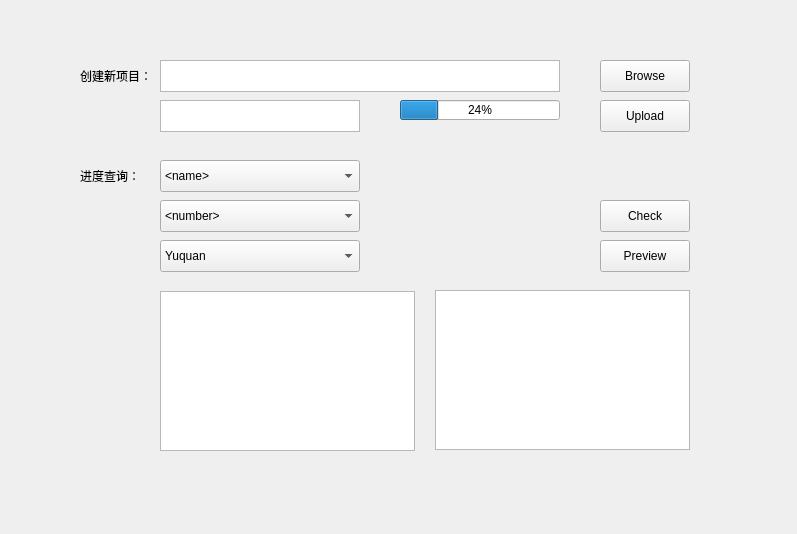
<?xml version="1.0" encoding="UTF-8"?>
<ui version="4.0">
 <class>BrainQuake_v3</class>
 <widget class="QWidget" name="BrainQuake_v3">
  <property name="geometry">
   <rect>
    <x>0</x>
    <y>0</y>
    <width>797</width>
    <height>534</height>
   </rect>
  </property>
  <property name="windowTitle">
   <string>GUIfortest</string>
  </property>
  <widget class="QPushButton" name="pushButton">
   <property name="geometry">
    <rect>
     <x>600</x>
     <y>100</y>
     <width>90</width>
     <height>32</height>
    </rect>
   </property>
   <property name="text">
    <string>Upload</string>
   </property>
  </widget>
  <widget class="QLabel" name="label">
   <property name="geometry">
    <rect>
     <x>80</x>
     <y>60</y>
     <width>80</width>
     <height>32</height>
    </rect>
   </property>
   <property name="text">
    <string>创建新项目：</string>
   </property>
  </widget>
  <widget class="QLabel" name="label_2">
   <property name="geometry">
    <rect>
     <x>80</x>
     <y>160</y>
     <width>80</width>
     <height>32</height>
    </rect>
   </property>
   <property name="text">
    <string>进度查询：</string>
   </property>
  </widget>
  <widget class="QPushButton" name="pushButton_2">
   <property name="geometry">
    <rect>
     <x>600</x>
     <y>200</y>
     <width>90</width>
     <height>32</height>
    </rect>
   </property>
   <property name="text">
    <string>Check</string>
   </property>
  </widget>
  <widget class="QComboBox" name="comboBox_2">
   <property name="geometry">
    <rect>
     <x>160</x>
     <y>160</y>
     <width>200</width>
     <height>32</height>
    </rect>
   </property>
   <item>
    <property name="text">
     <string>&lt;name&gt;</string>
    </property>
   </item>
  </widget>
  <widget class="QComboBox" name="comboBox_3">
   <property name="geometry">
    <rect>
     <x>160</x>
     <y>200</y>
     <width>200</width>
     <height>32</height>
    </rect>
   </property>
   <item>
    <property name="text">
     <string>&lt;number&gt;</string>
    </property>
   </item>
  </widget>
  <widget class="QComboBox" name="comboBox_4">
   <property name="geometry">
    <rect>
     <x>160</x>
     <y>240</y>
     <width>200</width>
     <height>32</height>
    </rect>
   </property>
   <item>
    <property name="text">
     <string>Yuquan</string>
    </property>
   </item>
  </widget>
  <widget class="QProgressBar" name="progressBar">
   <property name="geometry">
    <rect>
     <x>400</x>
     <y>100</y>
     <width>160</width>
     <height>20</height>
    </rect>
   </property>
   <property name="value">
    <number>24</number>
   </property>
  </widget>
  <widget class="QTextBrowser" name="textBrowser">
   <property name="geometry">
    <rect>
     <x>160</x>
     <y>60</y>
     <width>400</width>
     <height>32</height>
    </rect>
   </property>
  </widget>
  <widget class="QTextBrowser" name="textBrowser_2">
   <property name="geometry">
    <rect>
     <x>160</x>
     <y>291</y>
     <width>255</width>
     <height>160</height>
    </rect>
   </property>
  </widget>
  <widget class="QPushButton" name="pushButton_3">
   <property name="geometry">
    <rect>
     <x>600</x>
     <y>60</y>
     <width>90</width>
     <height>32</height>
    </rect>
   </property>
   <property name="text">
    <string>Browse</string>
   </property>
  </widget>
  <widget class="QGraphicsView" name="graphicsView">
   <property name="geometry">
    <rect>
     <x>435</x>
     <y>290</y>
     <width>255</width>
     <height>160</height>
    </rect>
   </property>
  </widget>
  <widget class="QPushButton" name="pushButton_4">
   <property name="geometry">
    <rect>
     <x>600</x>
     <y>240</y>
     <width>90</width>
     <height>32</height>
    </rect>
   </property>
   <property name="text">
    <string>Preview</string>
   </property>
  </widget>
  <widget class="QTextBrowser" name="textBrowser_2">
   <property name="geometry">
    <rect>
     <x>160</x>
     <y>100</y>
     <width>200</width>
     <height>32</height>
    </rect>
   </property>
  </widget>
 </widget>
 <resources/>
 <connections>
  <connection>
   <sender>pushButton_3</sender>
   <signal>clicked()</signal>
   <receiver>BrainQuake_v3</receiver>
   <slot>Browse()</slot>
   <hints>
    <hint type="sourcelabel">
     <x>495</x>
     <y>71</y>
    </hint>
    <hint type="destinationlabel">
     <x>330</x>
     <y>65</y>
    </hint>
   </hints>
  </connection>
  <connection>
   <sender>pushButton</sender>
   <signal>clicked()</signal>
   <receiver>BrainQuake_v3</receiver>
   <slot>Upload()</slot>
   <hints>
    <hint type="sourcelabel">
     <x>585</x>
     <y>73</y>
    </hint>
    <hint type="destinationlabel">
     <x>570</x>
     <y>69</y>
    </hint>
   </hints>
  </connection>
  <connection>
   <sender>progressBar</sender>
   <signal>valueChanged(int)</signal>
   <receiver>BrainQuake_v3</receiver>
   <slot>Progress()</slot>
   <hints>
    <hint type="sourcelabel">
     <x>351</x>
     <y>111</y>
    </hint>
    <hint type="destinationlabel">
     <x>354</x>
     <y>120</y>
    </hint>
   </hints>
  </connection>
  <connection>
   <sender>comboBox_2</sender>
   <signal>editTextChanged(QString)</signal>
   <receiver>BrainQuake_v3</receiver>
   <slot>Name()</slot>
   <hints>
    <hint type="sourcelabel">
     <x>399</x>
     <y>175</y>
    </hint>
    <hint type="destinationlabel">
     <x>493</x>
     <y>198</y>
    </hint>
   </hints>
  </connection>
  <connection>
   <sender>comboBox_3</sender>
   <signal>editTextChanged(QString)</signal>
   <receiver>BrainQuake_v3</receiver>
   <slot>Id()</slot>
   <hints>
    <hint type="sourcelabel">
     <x>399</x>
     <y>218</y>
    </hint>
    <hint type="destinationlabel">
     <x>487</x>
     <y>238</y>
    </hint>
   </hints>
  </connection>
  <connection>
   <sender>comboBox_4</sender>
   <signal>editTextChanged(QString)</signal>
   <receiver>BrainQuake_v3</receiver>
   <slot>Hos()</slot>
   <hints>
    <hint type="sourcelabel">
     <x>399</x>
     <y>256</y>
    </hint>
    <hint type="destinationlabel">
     <x>478</x>
     <y>270</y>
    </hint>
   </hints>
  </connection>
  <connection>
   <sender>pushButton_2</sender>
   <signal>clicked()</signal>
   <receiver>BrainQuake_v3</receiver>
   <slot>Check()</slot>
   <hints>
    <hint type="sourcelabel">
     <x>491</x>
     <y>253</y>
    </hint>
    <hint type="destinationlabel">
     <x>586</x>
     <y>193</y>
    </hint>
   </hints>
  </connection>
  <connection>
   <sender>pushButton_4</sender>
   <signal>clicked()</signal>
   <receiver>BrainQuake_v3</receiver>
   <slot>PreView()</slot>
   <hints>
    <hint type="sourcelabel">
     <x>597</x>
     <y>254</y>
    </hint>
    <hint type="destinationlabel">
     <x>688</x>
     <y>275</y>
    </hint>
   </hints>
  </connection>
 </connections>
 <slots>
  <slot>Browse()</slot>
  <slot>slot2()</slot>
  <slot>Upload()</slot>
  <slot>slot3()</slot>
  <slot>Progress()</slot>
  <slot>slot4()</slot>
  <slot>TextN()</slot>
  <slot>slot5()</slot>
  <slot>Name()</slot>
  <slot>slot6()</slot>
  <slot>Id()</slot>
  <slot>slot7()</slot>
  <slot>Hos()</slot>
  <slot>slot8()</slot>
  <slot>RevMes()</slot>
  <slot>slot9()</slot>
  <slot>Check()</slot>
  <slot>slot10()</slot>
  <slot>PreView()</slot>
  <slot>slot11()</slot>
 </slots>
</ui>
